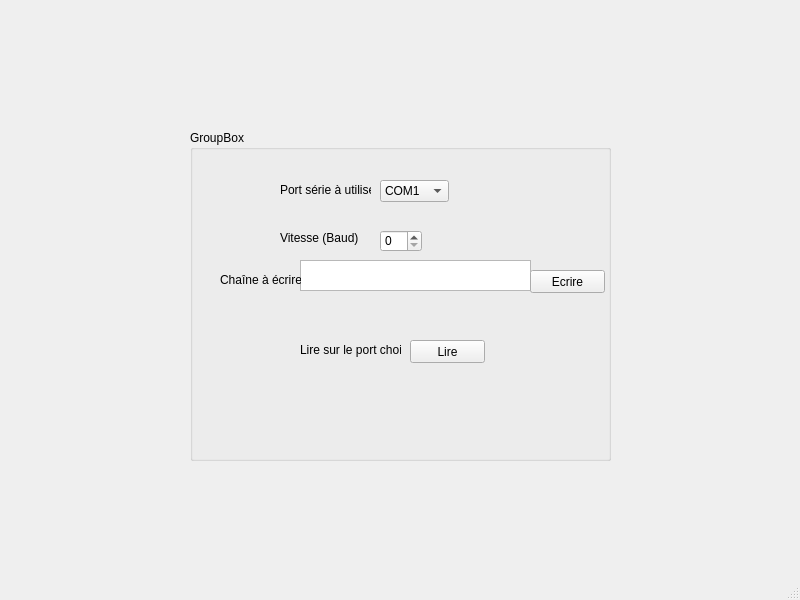
<?xml version="1.0" encoding="UTF-8"?>
<ui version="4.0">
 <class>MainWindow</class>
 <widget class="QMainWindow" name="MainWindow">
  <property name="geometry">
   <rect>
    <x>0</x>
    <y>0</y>
    <width>800</width>
    <height>600</height>
   </rect>
  </property>
  <property name="windowTitle">
   <string>MainWindow</string>
  </property>
  <widget class="QWidget" name="centralwidget">
   <widget class="QGroupBox" name="groupBox">
    <property name="geometry">
     <rect>
      <x>190</x>
      <y>130</y>
      <width>421</width>
      <height>331</height>
     </rect>
    </property>
    <property name="title">
     <string>GroupBox</string>
    </property>
    <widget class="QSpinBox" name="spinBox">
     <property name="geometry">
      <rect>
       <x>190</x>
       <y>100</y>
       <width>42</width>
       <height>22</height>
      </rect>
     </property>
    </widget>
    <widget class="QLabel" name="label">
     <property name="geometry">
      <rect>
       <x>90</x>
       <y>100</y>
       <width>81</width>
       <height>16</height>
      </rect>
     </property>
     <property name="text">
      <string>Vitesse (Baud)</string>
     </property>
    </widget>
    <widget class="QTextEdit" name="textEdit">
     <property name="geometry">
      <rect>
       <x>110</x>
       <y>130</y>
       <width>231</width>
       <height>31</height>
      </rect>
     </property>
    </widget>
    <widget class="QLabel" name="label_2">
     <property name="geometry">
      <rect>
       <x>30</x>
       <y>140</y>
       <width>81</width>
       <height>20</height>
      </rect>
     </property>
     <property name="text">
      <string>Chaîne à écrire</string>
     </property>
    </widget>
    <widget class="QComboBox" name="comboBox">
     <property name="geometry">
      <rect>
       <x>190</x>
       <y>50</y>
       <width>69</width>
       <height>22</height>
      </rect>
     </property>
     <item>
      <property name="text">
       <string>COM1</string>
      </property>
     </item>
     <item>
      <property name="text">
       <string>COM2</string>
      </property>
     </item>
    </widget>
    <widget class="QLabel" name="label_3">
     <property name="geometry">
      <rect>
       <x>90</x>
       <y>50</y>
       <width>91</width>
       <height>20</height>
      </rect>
     </property>
     <property name="text">
      <string>Port série à utiliser</string>
     </property>
    </widget>
    <widget class="QPushButton" name="pushButton">
     <property name="geometry">
      <rect>
       <x>340</x>
       <y>140</y>
       <width>75</width>
       <height>23</height>
      </rect>
     </property>
     <property name="text">
      <string>Ecrire</string>
     </property>
    </widget>
    <widget class="QPushButton" name="pushButton_2">
     <property name="geometry">
      <rect>
       <x>220</x>
       <y>210</y>
       <width>75</width>
       <height>23</height>
      </rect>
     </property>
     <property name="text">
      <string>Lire</string>
     </property>
    </widget>
    <widget class="QLabel" name="label_4">
     <property name="geometry">
      <rect>
       <x>110</x>
       <y>210</y>
       <width>101</width>
       <height>20</height>
      </rect>
     </property>
     <property name="text">
      <string>Lire sur le port choisi</string>
     </property>
    </widget>
   </widget>
  </widget>
  <widget class="QMenuBar" name="menubar">
   <property name="geometry">
    <rect>
     <x>0</x>
     <y>0</y>
     <width>800</width>
     <height>21</height>
    </rect>
   </property>
  </widget>
  <widget class="QStatusBar" name="statusbar"/>
 </widget>
 <resources/>
 <connections/>
</ui>
